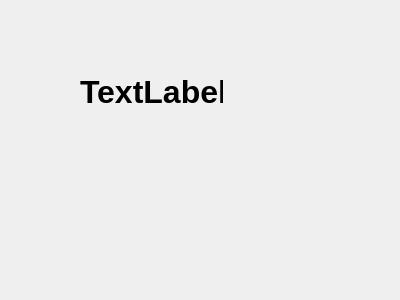
<?xml version="1.0" encoding="UTF-8"?>
<ui version="4.0">
 <class>Dialog</class>
 <widget class="QDialog" name="Dialog">
  <property name="geometry">
   <rect>
    <x>0</x>
    <y>0</y>
    <width>400</width>
    <height>300</height>
   </rect>
  </property>
  <property name="windowTitle">
   <string>Dialog</string>
  </property>
  <widget class="QLabel" name="label">
   <property name="geometry">
    <rect>
     <x>80</x>
     <y>70</y>
     <width>143</width>
     <height>43</height>
    </rect>
   </property>
   <property name="font">
    <font>
     <pointsize>24</pointsize>
     <bold>true</bold>
    </font>
   </property>
   <property name="text">
    <string>TextLabel</string>
   </property>
  </widget>
 </widget>
 <resources/>
 <connections/>
</ui>
